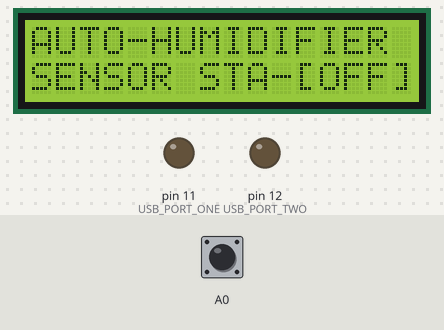
This sketch was run on a simulated Arduino Uno, built with avr-gcc and run on an emulated ATmega328P. On the bench: 16×2 character LCD, output pins drawn as LEDs (lit = HIGH). The test bench sets the inputs (shaded band); at power-on: A0 HIGH.

Above: at 1.2 s.
1.3 s: A0 pulled LOW for 0.15 s
At 1.39 s:
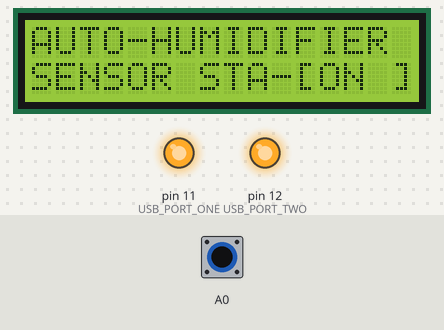
2.9 s: A0 pulled LOW for 3.2 s
At 6.9 s:
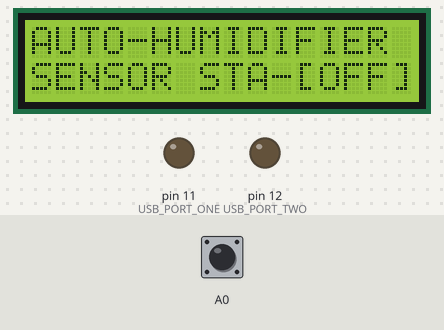
Timing chart, 0 to 8.4 s (numbered marks = the images above; inputs shaded):
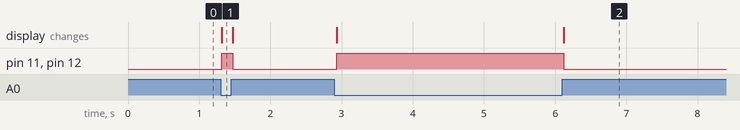

The sketch:

AUHM_V_0.01.ino
```cpp
#include <Wire.h>
#include <LiquidCrystal_I2C.h>

#define USB_PORT_ONE 11
#define USB_PORT_TWO 12

// Set the LCD address to 0x27 for a 16 chars and 2 line display
LiquidCrystal_I2C lcd(0x27, 16, 2);


void setup() {
  // put your setup code here, to run once:
  lcd.init();
  lcd.backlight();
  pinMode(A0, INPUT_PULLUP);
  pinMode(USB_PORT_ONE, OUTPUT);
  pinMode(USB_PORT_TWO, OUTPUT);
  lcd.setCursor(0,0);
  lcd.print("AUTO-HUMIDIFIER");
}

void loop() {
  // put your main code here, to run repeatedly:
  if(digitalRead(A0)==0)
  {
    lcd.setCursor(0,1);
    lcd.print("SENSOR STA-[ON ]");
    digitalWrite(USB_PORT_ONE, HIGH);
    digitalWrite(USB_PORT_TWO, HIGH);
  }else
  {
    lcd.setCursor(0,1);
    lcd.print("SENSOR STA-[OFF]");
    digitalWrite(USB_PORT_ONE, LOW);
    digitalWrite(USB_PORT_TWO, LOW);
  }
}
```

Measured:
- after the input at 1.3 s, pin 11 (USB_PORT_ONE), pin 12 (USB_PORT_TWO): LOW → HIGH at once, → LOW 0.15 s later; the display: changes at once (image 1)
- after the input at 2.9 s, pin 11 (USB_PORT_ONE), pin 12 (USB_PORT_TWO): LOW → HIGH at once, → LOW 3.2 s later; the display: first changes at once (image 2 shows a later state)
